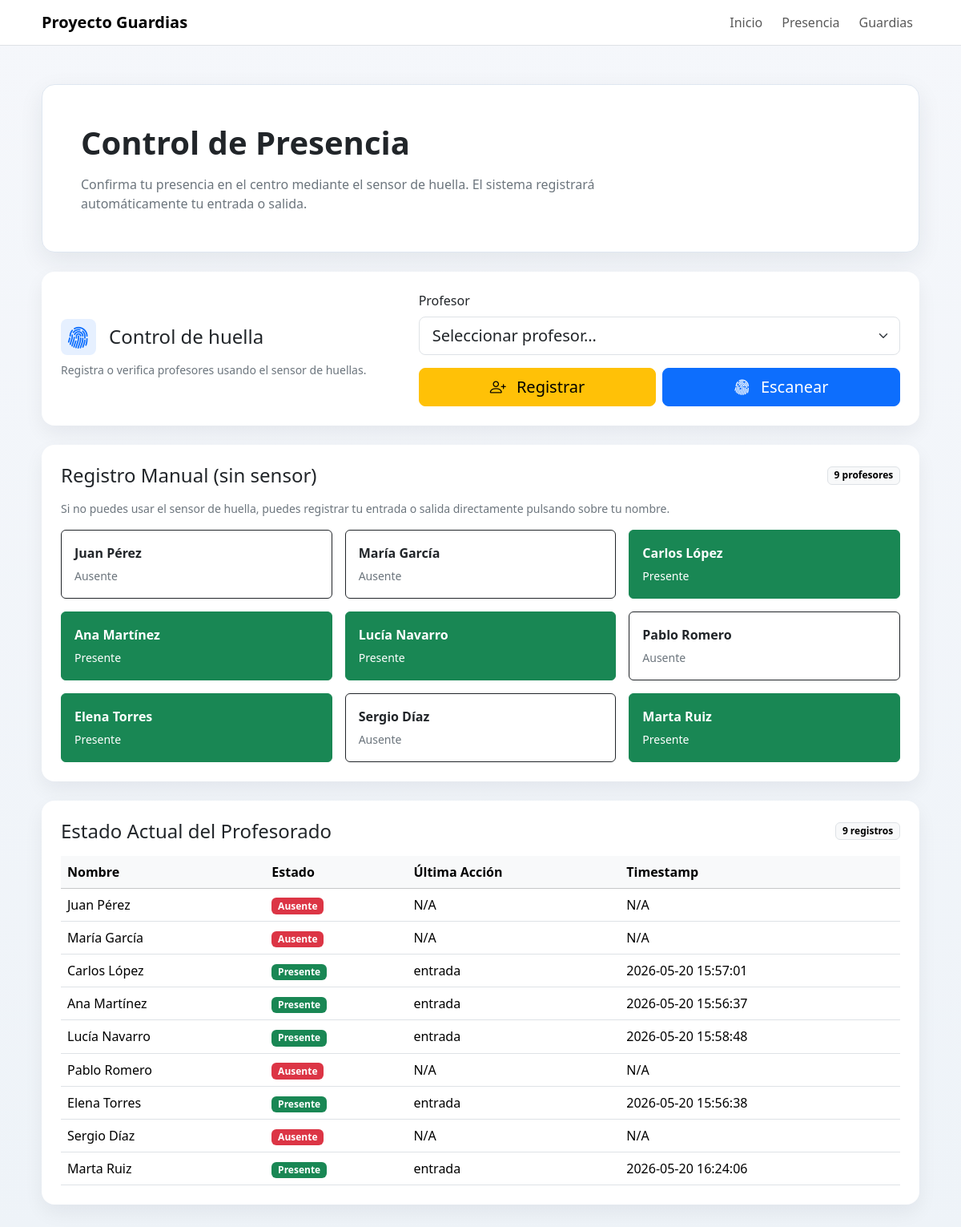
Screenshot of /presencia/ with the database file from the repository.
### tables this page shows
CREATE TABLE profesores (id INTEGER PRIMARY KEY AUTOINCREMENT, nombre TEXT NOT NULL, departamento TEXT, huella_id INTEGER, activo INTEGER DEFAULT 1, guardias_acumuladas INTEGER DEFAULT 0, guardias_semana INTEGER DEFAULT 0);

CREATE TABLE presencia (
    id INTEGER PRIMARY KEY AUTOINCREMENT,
    profesor_id INTEGER,
    timestamp DATETIME DEFAULT CURRENT_TIMESTAMP,
    tipo TEXT,   -- 'entrada' o 'salida'
    FOREIGN KEY (profesor_id) REFERENCES "profesores_legacy"(id)
);

### app.py (the view)
@bp.route("")
@bp.route("/")
def vista_presencia():
    try:
        estado = obtener_estado_actual()
        db = DBManager(_obtener_db_path())
        profesores = db.get_profesores()
        profesores = [p for p in profesores if p.activo == 1]
        for profesor in profesores:
            if profesor.id in estado:
                estado[profesor.id]["huella_id"] = profesor.huella_id
    except Exception as e:
        print(f"[ERROR estado presencia] {e}")
        estado = {}
        profesores = []
    return render_template(
        "presencia.html",
        estado=estado,
        profesores=profesores
    )

### app.py (called while the page is built)
def _obtener_db_path():
    return app.config.get("DB_PATH", "ies.db")

### modules/db/db_manager.py (called while the page is built, shortened)
    def get_connection(self):
        return sqlite3.connect(self.db_path)

    @contextmanager
    def _connection(self):
        conn = self.get_connection()
        try:
            self._ensure_schema(conn)
            yield conn
        finally:
            conn.close()

    def _fetch_all(self, query, params=(), model_cls=None):
        with self._connection() as conn:
            cursor = conn.cursor()
            cursor.execute(query, params)
            rows = cursor.fetchall()
        if model_cls is None:
            return rows
        return [model_cls(*row) for row in rows]

    def _fecha_hoy(self, fecha=None):
        return fecha or datetime.now().strftime("%Y-%m-%d")

    def _ensure_profesores_schema(self, conn):
        cursor = conn.cursor()
        cursor.execute("PRAGMA table_info(profesores)")
        schema_rows = cursor.fetchall()
        columnas = {row[1] for row in schema_rows}
        tipos = {row[1]: (row[2] or "").upper() for row in schema_rows}
        schema_actualizado = False
        if "departamento" not in columnas:
            cursor.execute("ALTER TABLE profesores ADD COLUMN departamento TEXT")
            schema_actualizado = True
        if "huella_id" not in columnas:
            cursor.execute("ALTER TABLE profesores ADD COLUMN huella_id INTEGER")
            schema_actualizado = True
        self._normalizar_huella_ids(conn)
        if schema_actualizado:
            conn.commit()

    @staticmethod
    def _normalizar_huella_id_valor(valor):
        if valor is None:
            return None
        if isinstance(valor, int):
            return valor

    def _normalizar_huella_ids(self, conn):
        cursor = conn.cursor()
        cursor.execute("SELECT id, huella_id FROM profesores")
        cambios = []
        for profesor_id, huella_id in cursor.fetchall():
            huella_normalizada = self._normalizar_huella_id_valor(huella_id)
            if huella_id != huella_normalizada:
                cambios.append((huella_normalizada, profesor_id))
        if cambios:
            cursor.executemany(
                "UPDATE profesores SET huella_id = ? WHERE id = ?",
                cambios,
            )
            conn.commit()

    def _ensure_horarios_schema(self, conn):
        cursor = conn.cursor()
        cursor.execute("PRAGMA table_info(horarios)")
        columnas = {row[1] for row in cursor.fetchall()}

### templates/presencia.html (shortened to what this page needs)
<!DOCTYPE html>
<html lang="es">
<head>
    <link href="https://cdn.jsdelivr.net/npm/bootstrap@5.3.3/dist/css/bootstrap.min.css" rel="stylesheet">
    <link rel="stylesheet" href="https://cdn.jsdelivr.net/npm/bootstrap-icons@1.11.3/font/bootstrap-icons.min.css">
</head>
<body>
    <nav class="navbar navbar-expand-lg bg-white border-bottom sticky-top">
        <div class="container app-shell">
            <a class="navbar-brand fw-semibold" href="{{ url_for('index') }}">Proyecto Guardias</a>
            <div class="collapse navbar-collapse" id="mainNav">
                <div class="navbar-nav ms-auto gap-lg-2">
                    <a class="nav-link" href="{{ url_for('index') }}">Inicio</a>
                    <a class="nav-link" href="{{ url_for('presencia.vista_presencia') }}">Presencia</a>
                    <a class="nav-link" href="{{ url_for('vista_guardias') }}">Guardias</a>
                </div>
            </div>
        </div>
    </nav>
    <main class="container app-shell py-4 py-lg-5">
        <section class="page-hero p-4 p-lg-5 mb-4">
            <div class="row g-4 align-items-center">
                <div class="col-lg-8">
                    <h1 class="display-6 fw-semibold mb-3">Control de Presencia</h1>
                    <p class="text-secondary mb-0">Confirma tu presencia en el centro mediante el sensor de huella. El sistema registrará automáticamente tu entrada o salida.</p>
                </div>
            </div>
        </section>
        <section class="card stat-card mb-4">
            <div class="card-body p-4">
                <div class="row g-4 align-items-center">
                    <div class="col-lg-5">
                        <div class="d-flex align-items-center gap-3 mb-2">
                            <div class="rounded-3 p-2 bg-primary bg-opacity-10 text-primary lh-1"
                                style="font-size:1.75rem">
                                <i class="bi bi-fingerprint"></i>
                            </div>
                            <h2 class="h4 mb-0">Control de huella</h2>
                        </div>
                        <p class="text-secondary small mb-0 mt-2">
                            Registra o verifica profesores usando el sensor de huellas.
                        </p>
                    </div>
                    <div class="col-lg-7">
                        <div class="d-grid gap-3">
                            <div>
                                <label class="form-label fw-medium">Profesor</label>
                                <select id="selectProfesor"
                                        class="form-select form-select-lg">
                                    <option value="" disabled selected>Seleccionar profesor…</option>
                                </select>
                            </div>
                            <div class="d-flex gap-2">
                                <button id="btnRegistrar"
                                        class="btn btn-warning btn-lg w-50"
                                        type="button">
                                    <i class="bi bi-person-plus me-2"></i>
                                    Registrar
                                </button>
                                <button id="btnScan"
                                        class="btn btn-primary btn-lg w-50"
                                        type="button">
                                    <i class="bi bi-fingerprint me-2"></i>
                                    Escanear
                                </button>
                            </div>
                        </div>
                    </div>
                </div>
            </div>
        </section>
        <section class="card stat-card mb-4">
            <div class="card-body p-4">
                <div class="d-flex justify-content-between align-items-center mb-3 flex-wrap gap-2">
                    <h2 class="h4 mb-0">Registro Manual (sin sensor)</h2>
                    <span class="badge text-bg-light border">{{ estado|length }} profesores</span>
                </div>
                <p class="text-secondary small mb-3">Si no puedes usar el sensor de huella, puedes registrar tu entrada o salida directamente pulsando sobre tu nombre.</p>
                <div class="row g-3">
                    {% for profesor_id, info in estado.items() %}
                    <div class="col-md-6 col-xl-4">
                        {% if info.huella_id is not none %}
                        <form action="{{ url_for('presencia.confirmar_presencia_huella') }}"
                            method="post"
                            class="h-100">
                        {% else %}
                        <form action="{{ url_for('presencia.confirmar_presencia_manual') }}"
                            method="post"
                            class="h-100">
                        {% endif %}
                            <button class="btn {% if info.presente %}btn-success{% else %}btn-outline-dark{% endif %} w-100 h-100 text-start p-3" type="submit">
                                <span class="d-block fw-semibold mb-1">{{ info.nombre }}</span>
                                <span class="small {% if info.presente %}text-white{% else %}text-secondary{% endif %}">
                                    {% if info.presente %}Presente{% else %}Ausente{% endif %}
                                </span>
                            </button>
                        </form>
                    </div>
                    {% else %}
                    <div class="col-12">
                        <div class="text-center text-secondary py-3">No hay profesores disponibles para registrar.</div>
                    </div>
                    {% endfor %}
                </div>
            </div>
        </section>
        <section class="card stat-card">
            <div class="card-body p-4">
                <div class="d-flex justify-content-between align-items-center mb-3 flex-wrap gap-2">
                    <h2 class="h4 mb-0">Estado Actual del Profesorado</h2>
                    <span class="badge text-bg-light border">{{ estado|length }} registros</span>
                </div>
                <div class="table-responsive">
                    <table class="table table-hover align-middle mb-0">
                        <thead class="table-light">
                            <tr>
                                <th>Nombre</th>
                                <th>Estado</th>
                                <th>Última Acción</th>
                                <th>Timestamp</th>
                            </tr>
                        </thead>
                        <tbody>
                            {% for profesor_id, info in estado.items() %}
                            <tr>
                                <td class="fw-medium">{{ info.nombre }}</td>
                                <td>
                                    <span class="badge {% if info.presente %}text-bg-success{% else %}text-bg-danger{% endif %}">
                                        {% if info.presente %}Presente{% else %}Ausente{% endif %}
                                    </span>
                                </td>
                                <td>{{ info.ultima_accion or 'N/A' }}</td>
                                <td>{{ info.timestamp or 'N/A' }}</td>
                            </tr>
                            {% else %}
                            <tr>
                                <td colspan="4" class="text-center text-secondary py-4">No hay registros de presencia para mostrar.</td>
                            </tr>
                            {% endfor %}
                        </tbody>
                    </table>
                </div>
            </div>
        </section>
    </main>
</body>
</html>

### templates/presencia.html (style rules this page uses)
body { background: linear-gradient(180deg, #f5f7fb 0%, #eef3f8 100%); min-height: 100vh; }
.app-shell { max-width: 1120px; }
.page-hero { background: #ffffff; border: 1px solid #dfe7f1; border-radius: 1rem; box-shadow: 0 10px 30px rgba(31, 41, 55, 0.08); }
.stat-card, .content-card { border: 0; border-radius: 1rem; box-shadow: 0 10px 24px rgba(15, 23, 42, 0.06); }

### rows the page displays
profesores: nombre "Juan Pérez", nombre "Juan Pérez"
profesores: nombre "María García", nombre "María García"
profesores: nombre "Carlos López", nombre "Carlos López"
profesores: nombre "Ana Martínez", nombre "Ana Martínez"
profesores: nombre "Lucía Navarro", nombre "Lucía Navarro"
profesores: nombre "Pablo Romero", nombre "Pablo Romero"
profesores: nombre "Elena Torres", nombre "Elena Torres"
profesores: nombre "Sergio Díaz", nombre "Sergio Díaz"
profesores: nombre "Marta Ruiz", nombre "Marta Ruiz"
presencia: tipo "entrada", timestamp "2026-05-20 15:57:01"
presencia: tipo "entrada", timestamp "2026-05-20 15:56:37"
presencia: tipo "entrada", timestamp "2026-05-20 15:58:48"
presencia: tipo "entrada", timestamp "2026-05-20 15:56:38"
presencia: tipo "entrada", timestamp "2026-05-20 16:24:06"

### other values shown
{{ estado|length }} "9"
{{ info.ultima_accion or 'N/A' }} "N/A" "N/A" "N/A" "N/A"
{{ info.timestamp or 'N/A' }} "N/A" "N/A" "N/A" "N/A"
